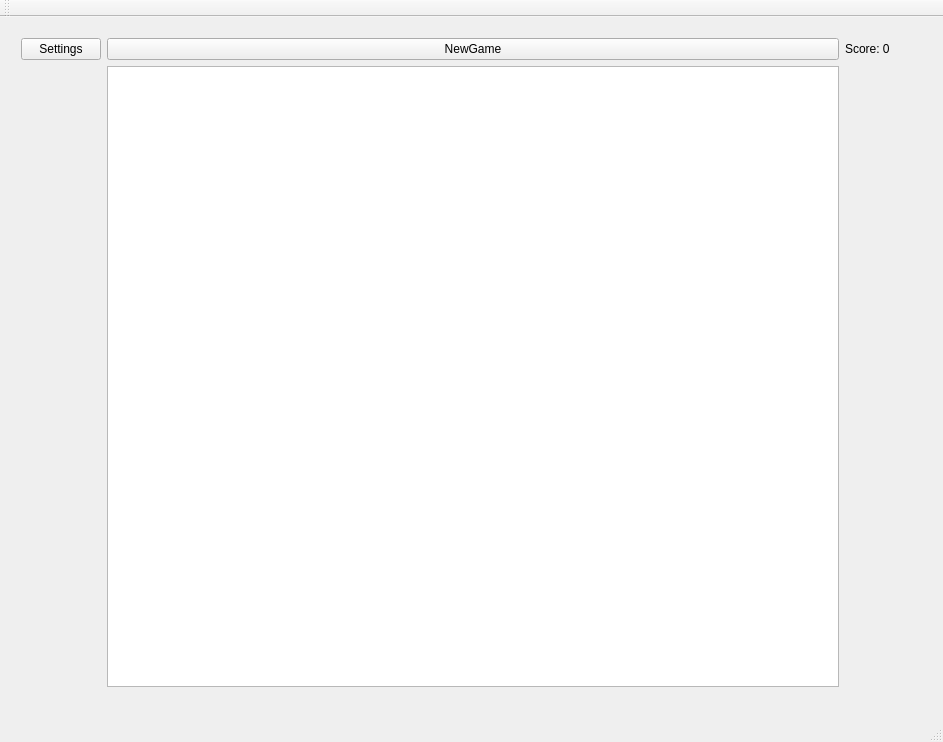
<?xml version="1.0" encoding="UTF-8"?>
<ui version="4.0">
 <class>MainWindow</class>
 <widget class="QMainWindow" name="MainWindow">
  <property name="geometry">
   <rect>
    <x>0</x>
    <y>0</y>
    <width>943</width>
    <height>742</height>
   </rect>
  </property>
  <property name="windowTitle">
   <string>MainWindow</string>
  </property>
  <widget class="QWidget" name="centralWidget">
   <widget class="QWidget" name="layoutWidget">
    <property name="geometry">
     <rect>
      <x>10</x>
      <y>10</y>
      <width>891</width>
      <height>671</height>
     </rect>
    </property>
    <layout class="QGridLayout" name="gridLayout">
     <item row="0" column="0">
      <widget class="QPushButton" name="settingsButton">
       <property name="text">
        <string>Settings</string>
       </property>
      </widget>
     </item>
     <item row="0" column="1">
      <widget class="QPushButton" name="newGameButton">
       <property name="text">
        <string>NewGame</string>
       </property>
      </widget>
     </item>
     <item row="0" column="2">
      <widget class="QLabel" name="scoreLabel">
       <property name="text">
        <string>Score: 0</string>
       </property>
      </widget>
     </item>
     <item row="1" column="1">
      <widget class="QGraphicsView" name="graphicsView"/>
     </item>
    </layout>
   </widget>
  </widget>
  <widget class="QMenuBar" name="menuBar">
   <property name="geometry">
    <rect>
     <x>0</x>
     <y>0</y>
     <width>943</width>
     <height>21</height>
    </rect>
   </property>
  </widget>
  <widget class="QToolBar" name="mainToolBar">
   <attribute name="toolBarArea">
    <enum>TopToolBarArea</enum>
   </attribute>
   <attribute name="toolBarBreak">
    <bool>false</bool>
   </attribute>
  </widget>
  <widget class="QStatusBar" name="statusBar"/>
 </widget>
 <layoutdefault spacing="6" margin="11"/>
 <resources/>
 <connections/>
</ui>
